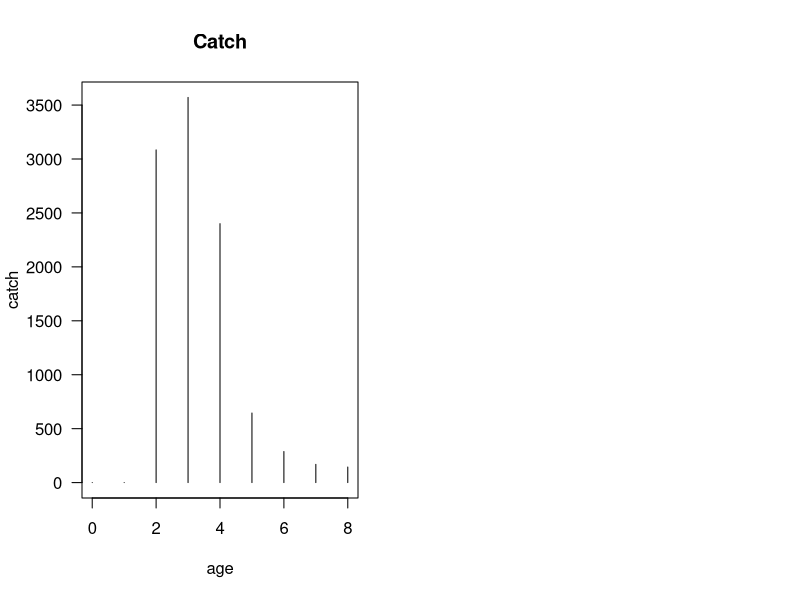

Source code (R):
# CREATION DATE     13 Nov. 2008
# MODIFICATION DATE  5 Sep. 2014

# AUTHOR marco.kienzle@gmail.com

# BACKGROUND we are looking for a method to estimate M and F with data similar to the Torres Strait lobster assessment.
#            

# STATUS works wonderful

# PURPOSE express a likelihood function to estimate cohort-specific mortality
#         using catch data (and not survey)

# METHOD 
# ASSUMPTION 

# COMMENT if you have only catches, you can't estimate both fishing and natural mortality, you will end-up with M=F but Z will be well estimated
#         BUT if you can provide the ratio of catch over total abundance (basically you have a catch time series and a absolute survey),
#             then the ratio of catch over total death (i.e. N(t+1) - N(t)) is equal to F/Z

# Suppose age varies between 0 and 10


# Suppose you have a 60% (M+F = 0.51) chance survival from both fishing (F=0.405) and natural mortality (M=0.105)
#M <- runif(1, min = 0.1, max =0.5)
#x <- runif(1, min = 0.1, max = 1)
#s <- runif(1, min = 0.1, max = 1/3)
#effort <- runif(length(age), min = 1e3, max = 2e3)
#catchability <- runif(1, min = 1/2e4, max = 1/1.5e4)
#F <-  catchability * effort * c(s * age[1:4], rep(1,length(age[5:11])))


#print(paste("Simulated q is", round(catchability * 1e4,3), "10^(-4)"))
#print(paste("Simulated slope of selectivity is ", round(s,3)))
#print(paste("Simulated natural mortality is", round(M,3)))

#N0 <- runif(1, min = 1e3, max = 1e6)
#nb.at.age = cbind(age, N0 * exp(-(M + F)) ^ age) # this correspond to what you would see
                                         # with an exhaustive survey
# Calculate the total number of individual dying at age
#total.death = N0 * (exp(-(M+F) * age) - exp(-(M+F) * (age+1)))

# According to stock assessment books, catch = F / Z
#catch = F/(M+F) * total.death

# Sand whiting cohort born in 2005
age = seq(0,8)
catch <- 1e-2 * c(0,0, 308450.76, 357110.7,240061.4, 64508.44, 28809.75, 16925.27, 14423.486)
effort <- c(2965, 2267, 2377, 2270, 2530, 2384, 2096, 1915, 1648); names(effort) <- seq(2005, 2013)
rec.effort <- c(rep(38948+87794,5),rep(26936+56895,4))

# A second cohort
#age = seq(0,7)
#catch <- 1e-4 * c(0,0,103118.7, 472149.5, 263145.0, 45725.14, 55444.76, 31825.63)
#effort <- c(2267, 2377, 2270, 2530, 2384, 2096, 1915,1648); names(effort) <- seq(2006, 2013)
#rec.effort <- c(rep(38948,4),rep(26936,4))

# Plot the data
par(mfrow=c(1,2))
#plot(age, nb.at.age[,2], main = "Surviving both nature and fishing", las = 1)
plot(age, catch, main = "Catch", type = "h", las=1)


# Maximum likelihood function to estimate F
llfunc = function(par){ # a function of only 1 parameter (F)

    F <- par[1] * 1e-4 * effort
    alpha <- par[2]
    M <- par[3]

# And total mortality
    selectivity <- c(0, alpha * age[1:4], rep(1, length(age)-6),0.75, 0.5, 0.25)
    #selectivity <- c(0, alpha * age[1:4], rep(1, length(age)-5))
  Z = M + F * selectivity
    
  # Calculating the probability of surviving until certain age
  prob1 = F * selectivity / Z * (1 - exp(-Z * age))
  prob2 = F * selectivity / Z * (1 - exp(-Z * (age+1)))

  # Finally the likelihood
  P = prob2-prob1

#    print(P)
#    print(sum(P))
 
    index <- which(catch != 0)
    -sum( catch[index]  * log( P[index] / sum(P[index]) ))

   
} # End of function

# Maximum likelihood function to estimate F
llfunc2 = function(par){ # a function of only 1 parameter (F)

    comm.q.mf <- 1e-4
    rec.q.mf <- 1e-9
    
    F <- par[1] * comm.q.mf * effort 

    alpha <- par[2]
    M <- par[3]

# And total mortality
    selectivity <- c(0, alpha * age[1:4], rep(1, length(age)-5))
    #selectivity <- c(0, 1/(1+exp(-(age[3:6]-alpha))),rep(1,4))
    rec.sel <- c(0,0,0,rep(1,6))
  Z = M + F * selectivity  + rec.sel * par[4] * rec.q.mf * rec.effort
    
  # Calculating the probability of surviving until certain age
  prob1 = F * selectivity / Z * (1 - exp(-Z * age))
  prob2 = F * selectivity / Z * (1 - exp(-Z * (age+1)))

  # Finally the likelihood
  P = prob2-prob1

#    print(P)
#    print(sum(P))
 
    index <- which(P != 0)
    -sum( catch[index]  * log( P[index] / sum(P[index]) ))

   
} # End of function

# Estimate cohort-specific mortality rates

result <- optim(par = c(10,0.5, 0.1), fn = llfunc, method = c("L-BFGS-B"),
      lower = c(1e-2,1e-2,1e-2), upper = c(1e2,1,1), hessian = TRUE)
errors <- sqrt(diag(solve(result$hessian)))

print(" ***** ")
print(paste("Estimated catchability is", round(result$par[1],3), "+-", round(errors[1],3)))
print(paste("Estimated s is", round(result$par[2],3), "+-", round(errors[2],3)))
print(paste("Estimated M is", round(result$par[3],3), "+-", round(errors[3],3)))

result2 <- optim(par = c(10,0.5, 0.1,1), fn = llfunc2, method = c("L-BFGS-B"),
      lower = c(1e-4,1e-2,1e-2, 1e-1), upper = c(1e2,8,1,1e2), hessian = TRUE)
errors2 <- sqrt(diag(solve(result2$hessian)))

print(" ***** ")
print(paste("Estimated comm. catchability is", round(result2$par[1],3), "+-", round(errors2[1],3)))
print(paste("Estimated s is", round(result2$par[2],3), "+-", round(errors2[2],3)))
print(paste("Estimated M is", round(result2$par[3],3), "+-", round(errors2[3],3)))
print(paste("Estimated rec. catchability is", round(result2$par[4],3), "+-", round(errors2[4],3)))
